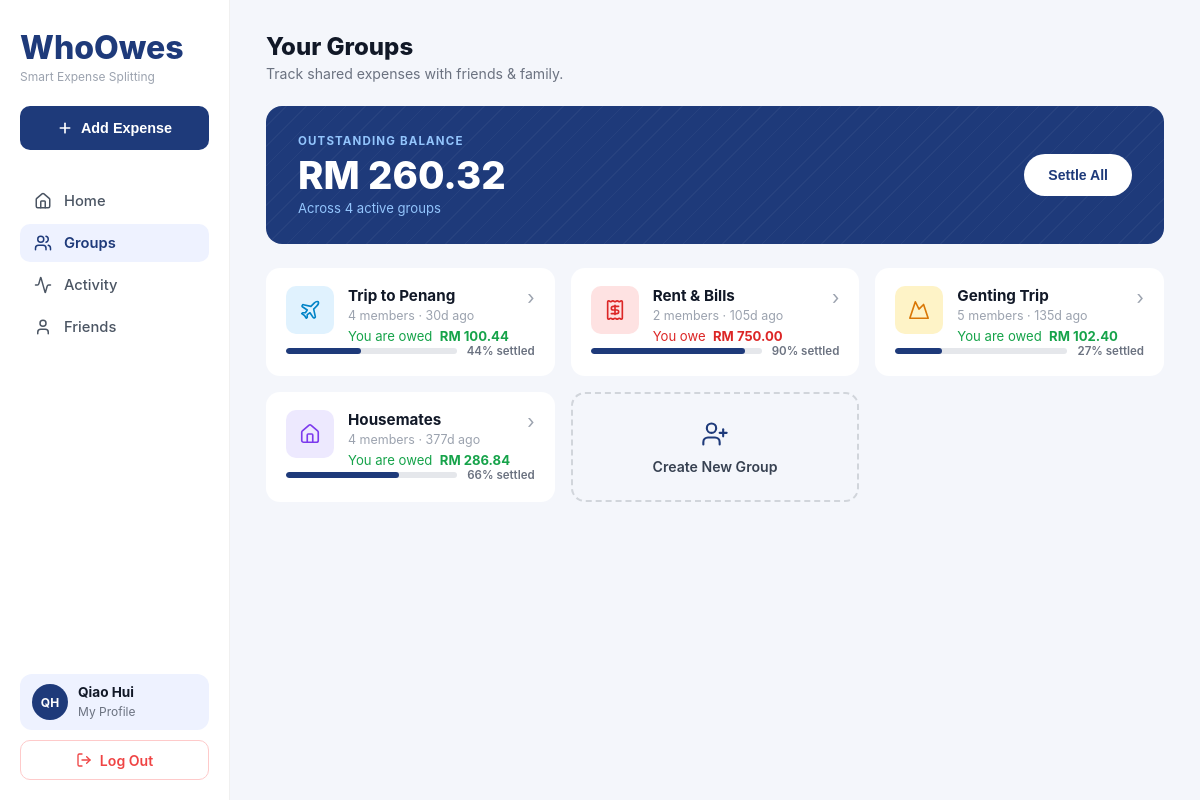
Screenshot of /Content/Group/group.php (signed in) with the database file from the repository.
### tables this page shows
CREATE TABLE `users` (
  `id` bigint(20) UNSIGNED NOT NULL,
  `name` varchar(255) NOT NULL,
  `email` varchar(255) NOT NULL,
  `password` varchar(255) NOT NULL DEFAULT '',
  `phone` varchar(20) DEFAULT NULL,
  `avatar_url` varchar(255) DEFAULT NULL,
  `currency` varchar(3) NOT NULL DEFAULT 'MYR',
  `created_at` timestamp NULL DEFAULT NULL,
  `updated_at` timestamp NULL DEFAULT NULL
);

CREATE TABLE `groups` (
  `id` bigint(20) UNSIGNED NOT NULL,
  `name` varchar(255) NOT NULL,
  `description` text DEFAULT NULL,
  `icon` varchar(100) NOT NULL DEFAULT 'group',
  `image_url` varchar(255) DEFAULT NULL,
  `currency` varchar(3) NOT NULL DEFAULT 'MYR',
  `created_by` bigint(20) UNSIGNED NOT NULL,
  `created_at` timestamp NULL DEFAULT NULL,
  `updated_at` timestamp NULL DEFAULT NULL
);

### Content/Group/group.php (the view, shortened to what this page needs)
<?php
include '../../database.php';
$current_user_id = (int) $_SESSION['user_id'];
$u = mysqli_fetch_assoc(mysqli_query($connect,
  "SELECT * FROM users WHERE id = $current_user_id LIMIT 1"
));
$user_name     = $u['name'];
$user_initials = strtoupper(implode('', array_map(fn($p) => $p[0], explode(' ', trim($user_name)))));
$groups_result = mysqli_query($connect,
  "SELECT g.id, g.name, g.icon, g.updated_at,
     (SELECT COUNT(*) FROM group_members gm2 WHERE gm2.group_id = g.id) AS member_count,
     COALESCE((
       SELECT SUM(es2.amount) FROM expense_splits es2
       JOIN expenses e2 ON e2.id = es2.expense_id
       WHERE e2.paid_by = $current_user_id AND es2.user_id != $current_user_id
         AND es2.is_settled = 0 AND e2.group_id = g.id
     ), 0) AS owed_to_me,
     COALESCE((
       SELECT SUM(es3.amount) FROM expense_splits es3
       JOIN expenses e3 ON e3.id = es3.expense_id
       WHERE es3.user_id = $current_user_id AND e3.paid_by != $current_user_id
         AND es3.is_settled = 0 AND e3.group_id = g.id
     ), 0) AS i_owe,
     COALESCE((SELECT COUNT(*) FROM expense_splits es4
       JOIN expenses e4 ON e4.id = es4.expense_id
       WHERE e4.group_id = g.id), 0) AS total_splits,
     COALESCE((SELECT COUNT(*) FROM expense_splits es5
       JOIN expenses e5 ON e5.id = es5.expense_id
       WHERE e5.group_id = g.id AND es5.is_settled = 1), 0) AS settled_splits,
     COALESCE((SELECT MAX(e6.created_at) FROM expenses e6
       WHERE e6.group_id = g.id), g.updated_at) AS last_activity
   FROM `groups` g
   JOIN group_members gm ON gm.group_id = g.id
   WHERE gm.user_id = $current_user_id
   ORDER BY last_activity DESC"
);
$groups = mysqli_fetch_all($groups_result, MYSQLI_ASSOC);
$total_owed_to_me = array_sum(array_column($groups, 'owed_to_me'));
$total_i_owe      = array_sum(array_column($groups, 'i_owe'));
$outstanding      = abs($total_owed_to_me - $total_i_owe);
function fmt($n) { return 'RM ' . number_format($n, 2); }
function time_ago($datetime) {
  $diff = time() - strtotime($datetime);
  return floor($diff / 86400) . 'd ago';
}
function group_icon_name($icon) {
  return match($icon) {
    'house'          => 'home',
    'flight_takeoff' => 'plane',
    'coffee'         => 'coffee',
    'receipt'        => 'receipt',
    'landscape'      => 'mountain',
    'couple'         => 'heart',
    default          => 'users',
  };
}
function group_icon_style($icon) {
  return match($icon) {
    'house'          => ['bg' => '#ede9fe', 'stroke' => '#7c3aed'],
    'flight_takeoff' => ['bg' => '#e0f2fe', 'stroke' => '#0284c7'],
    'coffee'         => ['bg' => '#dcfce7', 'stroke' => '#16a34a'],
    'receipt'        => ['bg' => '#fee2e2', 'stroke' => '#dc2626'],
    'landscape'      => ['bg' => '#fef3c7', 'stroke' => '#d97706'],
    default          => ['bg' => '#eef2ff', 'stroke' => '#1e3a7a'],
  };
}
?>
<!DOCTYPE html>
<html lang="en">
<head>
  <link rel="stylesheet" href="group.css">
  <link rel="stylesheet" href="../Sidebar/sidebar.css">
</head>
<body>
<div class="app">
  <?php $active_nav = 'groups'; include '../Sidebar/sidebar.php'; ?>
  <main class="main">
    <div class="page-header">
      <div>
        <h2>Your Groups</h2>
        <p>Track shared expenses with friends &amp; family.</p>
      </div>
    </div>
    <div class="balance-banner">
      <div class="balance-info">
        <div class="balance-label">OUTSTANDING BALANCE</div>
        <div class="balance-amount"><?= fmt($outstanding) ?></div>
        <div class="balance-sub">Across <?= count($groups) ?> active groups</div>
      </div>
      <button class="btn-settle-all">Settle All</button>
    </div>
    <div class="groups-grid">
      <?php foreach ($groups as $grp):
        $net     = (float)$grp['owed_to_me'] - (float)$grp['i_owe'];
        $total   = (int)$grp['total_splits'];
        $settled = (int)$grp['settled_splits'];
        $pct     = $total > 0 ? round($settled / $total * 100) : 100;
        $style   = group_icon_style($grp['icon']);
        $iname   = group_icon_name($grp['icon']);
        $when    = time_ago($grp['last_activity']);
      ?>
      <a class="group-card" href="group_details.php?id=<?= $grp['id'] ?>" style="text-decoration:none;color:inherit;display:block;">
        <div class="group-card-row">
          <div class="group-icon" style="background:<?= $style['bg'] ?>">
            <i data-lucide="<?= $iname ?>" style="stroke:<?= $style['stroke'] ?>;fill:none;width:22px;height:22px;stroke-width:1.8;stroke-linecap:round;stroke-linejoin:round"></i>
          </div>
          <div class="group-meta">
            <strong><?= htmlspecialchars($grp['name']) ?></strong>
            <span><?= (int)$grp['member_count'] ?> members<?= $when ? ' &middot; ' . $when : '' ?></span>
            <?php if ($net > 0): ?>
              <div class="balance-text green">You are owed &nbsp;<b><?= fmt($net) ?></b></div>
            <?php elseif ($net < 0): ?>
              <div class="balance-text red">You owe &nbsp;<b><?= fmt(abs($net)) ?></b></div>
            <?php else: ?>
              <div class="balance-text gray">All settled up &nbsp;<b><?= fmt(0) ?></b></div>
            <?php endif; ?>
          </div>
          <span class="chevron">&#8250;</span>
        </div>
        <div class="progress-wrap">
          <div class="progress-track">
            <div class="progress-fill <?= $pct === 100 ? 'full' : '' ?>" style="width:<?= $pct ?>%"></div>
          </div>
          <span class="progress-label"><?= $pct ?>% settled</span>
        </div>
      </a>
      <?php endforeach; ?>
      <div class="group-card new-card">
        <i data-lucide="user-plus" style="width:28px;height:28px;stroke:#1e3a7a;fill:none;stroke-width:1.8;stroke-linecap:round;stroke-linejoin:round"></i>
        <span>Create New Group</span>
      </div>
    </div>
  </main>
</div>
</body>
</html>

### Content/Sidebar/sidebar.php (shortened to what this page needs)
<?php $active_nav = $active_nav ?? 'home'; ?>
<aside class="sidebar">
  <div class="sidebar-brand">
    <h2>WhoOwes</h2>
    <p>Smart Expense Splitting</p>
  </div>
  <button class="btn-add">
    <i data-lucide="plus" style="width:16px;height:16px;stroke:#fff;fill:none;stroke-width:2.5;stroke-linecap:round"></i>
    Add Expense
  </button>
  <nav>
    <a class="nav-item <?= $active_nav === 'home'     ? 'active' : '' ?>" href="../Dashboard/index.php">
      <i data-lucide="home"></i>
      Home
    </a>
    <a class="nav-item <?= $active_nav === 'groups'   ? 'active' : '' ?>" href="../Group/group.php">
      <i data-lucide="users"></i>
      Groups
    </a>
    <a class="nav-item <?= $active_nav === 'activity' ? 'active' : '' ?>" href="../Activity/activity.php">
      <i data-lucide="activity"></i>
      Activity
    </a>
    <a class="nav-item <?= $active_nav === 'friends'  ? 'active' : '' ?>" href="../Friends/friends.php">
      <i data-lucide="user"></i>
      Friends
    </a>
  </nav>
  <div class="sidebar-footer">
    <a class="profile-card <?= $active_nav === 'profile' ? 'active' : '' ?>" href="../Profile/user_profile.php">
      <div class="avatar"><?= htmlspecialchars($user_initials) ?></div>
      <div class="profile-info">
        <strong><?= htmlspecialchars($user_name) ?></strong>
        <span>My Profile</span>
      </div>
    </a>
    <a href="../../Authorization/logout.php" class="btn-logout">
      <i data-lucide="log-out"></i>
      Log Out
    </a>
  </div>
</aside>
<?php include __DIR__ . '/../AddExpense/add_expense_modal.php'; ?>
<?php include __DIR__ . '/../AddGroup/add_group_modal.php'; ?>
<?php include __DIR__ . '/../SettleUp/settle_modal.php'; ?>

### Content/Group/group.css (style rules this page uses)
*, *::before, *::after { box-sizing: border-box; margin: 0; padding: 0; }
html, body { height: 100%; overflow: hidden; }
body { height: 100vh; background: #1a1a2e; display: flex; font-family: -apple-system, BlinkMacSystemFont, "Segoe UI", Roboto, sans-serif; }
.app { display: flex; width: 100%; height: 100vh; overflow: hidden; }
.main { flex: 1; height: 100vh; background: #f4f6fb; padding: 32px 36px 30px; overflow-y: auto; display: flex; flex-direction: column; gap: 24px; }
.page-header { display: flex; align-items: flex-start; justify-content: space-between; }
.page-header h2 { font-size: 1.5rem; font-weight: 800; color: #111827; }
.page-header p { font-size: 0.88rem; color: #6b7280; margin-top: 4px; }
.balance-banner { background-color: #1e3a7a; background-image: repeating-linear-gradient(135deg, rgba(255, 255, 255, 0.04) 0px, rgba(255, 255, 255, 0.04) 1px, transparent 1px, transparent 14px); border-radius: 16px; padding: 28px 32px; display: flex; align-items: center; justify-content: space-between; }
.balance-label { font-size: 0.72rem; font-weight: 700; letter-spacing: 0.1em; color: #93c5fd; text-transform: uppercase; margin-bottom: 8px; }
.balance-amount { font-size: 2.4rem; font-weight: 800; color: #fff; line-height: 1; }
.balance-sub { font-size: 0.82rem; color: #93c5fd; margin-top: 6px; }
.btn-settle-all { height: 42px; padding: 0 24px; background: #fff; color: #1e3a7a; border: none; border-radius: 22px; font-size: 0.88rem; font-weight: 700; cursor: pointer; flex-shrink: 0; transition: background 0.2s; }
.groups-grid { display: grid; grid-template-columns: repeat(3, 1fr); gap: 16px; }
.group-card { background: #fff; border-radius: 14px; padding: 18px 20px; cursor: pointer; transition: box-shadow 0.2s; display: flex; flex-direction: column; gap: 14px; }
.group-card-row { display: flex; align-items: flex-start; gap: 14px; }
.group-icon { width: 48px; height: 48px; border-radius: 10px; display: flex; align-items: center; justify-content: center; flex-shrink: 0; }
.group-icon svg { width: 22px; height: 22px; fill: none; stroke-width: 2; stroke-linecap: round; stroke-linejoin: round; }
.group-meta { flex: 1; min-width: 0; display: flex; flex-direction: column; gap: 3px; }
.group-meta strong { font-size: 0.95rem; font-weight: 700; color: #111827; white-space: nowrap; overflow: hidden; text-overflow: ellipsis; }
.group-meta>span { font-size: 0.78rem; color: #9ca3af; }
.balance-text { font-size: 0.82rem; margin-top: 2px; }
.balance-text.green { color: #16a34a; }
.balance-text.red { color: #dc2626; }
.chevron { font-size: 1.2rem; color: #9ca3af; flex-shrink: 0; line-height: 1; margin-top: 2px; }
.progress-wrap { display: flex; align-items: center; gap: 10px; }
.progress-track { flex: 1; height: 6px; background: #e5e7eb; border-radius: 99px; overflow: hidden; }
.progress-fill { height: 100%; background: #1e3a7a; border-radius: 99px; transition: width 0.4s ease; }
.progress-label { font-size: 0.72rem; font-weight: 600; color: #6b7280; white-space: nowrap; flex-shrink: 0; }
.new-card { border: 2px dashed #d1d5db; background: transparent; align-items: center; justify-content: center; min-height: 110px; gap: 10px; }
.new-card svg { width: 30px; height: 30px; stroke: #1e3a7a; fill: none; stroke-width: 1.8; stroke-linecap: round; stroke-linejoin: round; }
.new-card span { font-size: 0.88rem; font-weight: 600; color: #374151; }

### rows the page displays
users: name "QH", name "Qiao Hui"
groups: name "Trip to Penang", member_count "4", when "30d ago", net "RM 100.44", pct "44"
groups: name "Rent & Bills", member_count "2", when "105d ago", net "RM 750.00", pct "90"
groups: name "Genting Trip", member_count "5", when "135d ago", net "RM 102.40", pct "27"
groups: name "Housemates", member_count "4", when "377d ago", net "RM 286.84", pct "66"

### other values shown
fmt($outstanding) "RM 260.32"
count($groups) "4"
